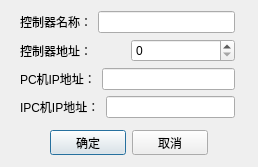
<?xml version="1.0" encoding="UTF-8"?>
<ui version="4.0">
 <class>CChannelAttribute</class>
 <widget class="QDialog" name="CChannelAttribute">
  <property name="geometry">
   <rect>
    <x>0</x>
    <y>0</y>
    <width>258</width>
    <height>167</height>
   </rect>
  </property>
  <property name="windowTitle">
   <string>修改控制器属性</string>
  </property>
  <widget class="QWidget" name="layoutWidget">
   <property name="geometry">
    <rect>
     <x>50</x>
     <y>130</y>
     <width>158</width>
     <height>25</height>
    </rect>
   </property>
   <layout class="QHBoxLayout" name="horizontalLayout_4">
    <item>
     <widget class="QPushButton" name="btnOk">
      <property name="text">
       <string>确定</string>
      </property>
     </widget>
    </item>
    <item>
     <widget class="QPushButton" name="btnCancel">
      <property name="text">
       <string>取消</string>
      </property>
     </widget>
    </item>
   </layout>
  </widget>
  <widget class="QWidget" name="">
   <property name="geometry">
    <rect>
     <x>20</x>
     <y>11</y>
     <width>215</width>
     <height>108</height>
    </rect>
   </property>
   <layout class="QVBoxLayout" name="verticalLayout">
    <item>
     <layout class="QHBoxLayout" name="horizontalLayout">
      <item>
       <widget class="QLabel" name="label">
        <property name="text">
         <string>控制器名称：</string>
        </property>
       </widget>
      </item>
      <item>
       <widget class="QLineEdit" name="edtName"/>
      </item>
     </layout>
    </item>
    <item>
     <layout class="QHBoxLayout" name="horizontalLayout_2">
      <item>
       <widget class="QLabel" name="label_2">
        <property name="text">
         <string>控制器地址：</string>
        </property>
       </widget>
      </item>
      <item>
       <widget class="QSpinBox" name="spAddr">
        <property name="maximum">
         <number>63</number>
        </property>
       </widget>
      </item>
     </layout>
    </item>
    <item>
     <layout class="QHBoxLayout" name="horizontalLayout_3">
      <item>
       <widget class="QLabel" name="label_3">
        <property name="text">
         <string>PC机IP地址：</string>
        </property>
       </widget>
      </item>
      <item>
       <widget class="QLineEdit" name="edtIP">
        <property name="readOnly">
         <bool>false</bool>
        </property>
       </widget>
      </item>
     </layout>
    </item>
    <item>
     <layout class="QHBoxLayout" name="horizontalLayout_5">
      <item>
       <widget class="QLabel" name="label_4">
        <property name="text">
         <string>IPC机IP地址：</string>
        </property>
       </widget>
      </item>
      <item>
       <widget class="QLineEdit" name="edtIPCIP">
        <property name="readOnly">
         <bool>false</bool>
        </property>
       </widget>
      </item>
     </layout>
    </item>
   </layout>
  </widget>
 </widget>
 <resources/>
 <connections/>
</ui>
